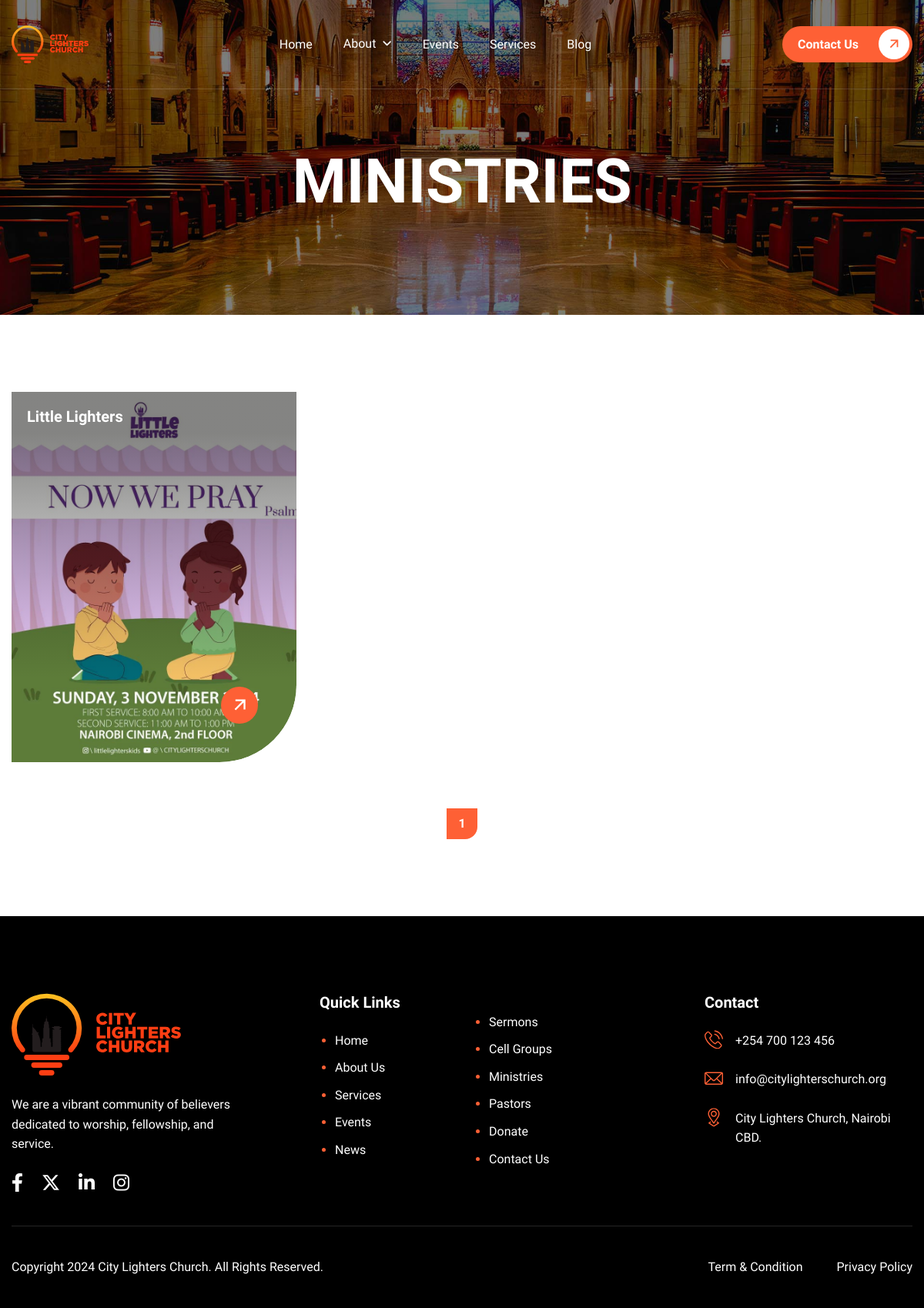
The app's page /ministries/ with its own data.
### app/models.py (models this page shows, shortened)
class Ministry(models.Model):
    title =  models.CharField(max_length=220, unique=True)
    slug = models.SlugField(max_length=255, unique=True)
    front_img = models.ImageField(upload_to="ministry/")
    description = CKEditor5Field('Text', config_name='default')
    is_active = models.BooleanField(default=True)
    created_at = models.DateTimeField(auto_now_add=True)
    updated_at = models.DateTimeField(auto_now=True)
    def get_absolute_url(self):
        return reverse('ministry_details', kwargs={'slug':self.slug})
    class Meta:
        ordering = ('is_active', 'created_at')
        verbose_name_plural = 'Ministries'

### app/views.py (the view)
# urls.py: path('ministries/', views.ministries, name='ministries'),
def ministries(request):
    paginator = Paginator(Ministry.objects.filter(is_active=True), 6)
    page_number = request.GET.get("page")
    page_obj = paginator.get_page(page_number)
    context = {
        'title': 'Ministries',
        'ministries': page_obj
    }
    return render(request, 'ministries.html', context)

### templates/ministries.html
{% extends 'base.html' %}
{% block content %}
    <div class="page-ministries">
        <div class="container">
            {% include 'partials/ministery.html' %}
        </div>
    </div>
{% endblock %}

### templates/partials/ministery.html (shortened to what this page needs)
{% if ministries %}
    <div class="row">
        {% for ministry in ministries %}
        <div class="col-md-4">
            <div class="ministries-item wow fadeInUp">
                <div class="ministries-image" data-cursor-text="View">
                    <a href="{{ ministry.get_absolute_url }}">
                        <figure>
                            <img src="{{ ministry.front_img.url }}" alt="{{ ministry.title }}">
                        </figure>
                    </a>
                </div>
                <div class="ministries-content">
                    <h3>{{ ministry.title }}</h3>
                </div>
                <div class="ministries-btn">
                    <a href="{{ ministry.get_absolute_url }}" class="readmore-btn"><img src="/static/images/arrow-white.svg" alt=""></a>
                </div>
            </div>
        </div>
        {% endfor %}
        {% if not title == "Homepage" %}
            <div class="col-lg-12">
                <div class="page-pagination wow fadeInUp" data-wow-delay="0.5s">
                    <ul class="pagination">
                        <li class="active"><a href="?page={{ ministries.number }}">{{ ministries.number }}</a></li>
                    </ul>
                </div>
            </div>
        {% endif %}
    </div>
{% else %}
    <p class="text-center">No Ministery Found</p>
{% endif %}

### records on screen
Ministry: front_img (picture), title "Little Lighters"

### other values on screen
{{ ministries.number }} "1"
